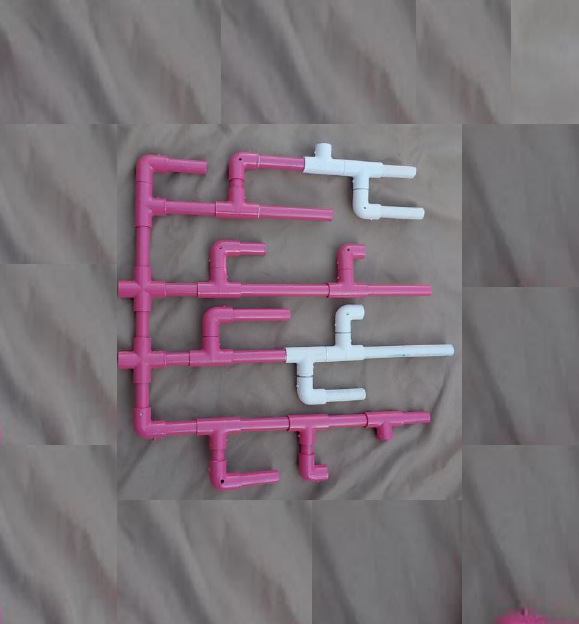
#> input picture Task 2.2/fin/new.png, 579 x 624 px, given in place of the camera
$ python task_2-2.py   (older library calls are emulated)
#> lines starting #> are read from the running program, lines starting #| are printed output that depends on the picture; after the words box and inside, x2 and y2 are one past the last pixel; in counts of white or black regions, pixels touching at a corner belong together
### Task 2.2/fin/object_detection_module.py
# USAGE
# python align_document.py --template form_w4.png --image scans/scan_01.jpg
# note : not disabling image shows unless we finish project
# import the necessary packages
import numpy as np
import imutils
import cv2

lower_purple = np.array([130, 50, 90])
upper_purple = np.array([170, 255, 255])
lower_white = np.array([0, 3, 220])
upper_white = np.array([255, 255, 255])
kernel = np.ones((5, 5), np.uint8)
kernel2 = np.ones((15, 15), np.uint8)

def detect(new_image, old_image,fgmask):
    # create masks

    mask1 = cv2.inRange(old_image, lower_purple,upper_purple)
    mask2 = cv2.inRange(new_image, lower_purple,upper_purple)
    mask3 = cv2.inRange(old_image, lower_white, upper_white)
    mask4 = cv2.inRange(new_image, lower_white, upper_white)
    # extract purple parts and white parts from 2 images
    old_image_purple = cv2.bitwise_and(old_image, old_image, mask=mask1)
    old_image_white = cv2.bitwise_and(old_image, old_image, mask=mask3)
    new_image_purple = cv2.bitwise_and(new_image, new_image, mask=mask2)
    new_image_white = cv2.bitwise_and(new_image, new_image, mask=mask4)
    old_image_purple[mask1 > 0] = (255, 255, 255)
    new_image_purple[mask2 > 0] = (255, 255, 255)
    old_image_white[mask3 > 0] = (255, 255, 255)
    new_image_white[mask4 > 0] = (255, 255, 255)
    old_image_purple_g = cv2.cvtColor(old_image_purple, cv2.COLOR_BGR2GRAY)
    new_image_purple_g = cv2.cvtColor(new_image_purple, cv2.COLOR_BGR2GRAY)
    old_image_white_g = cv2.cvtColor(old_image_white, cv2.COLOR_BGR2GRAY)
    new_image_white_g = cv2.cvtColor(new_image_white, cv2.COLOR_BGR2GRAY)
    (thresh, old_image_purple_g) = cv2.threshold(old_image_purple_g, 127, 255, cv2.THRESH_BINARY)
    (thresh, new_image_purple_g) = cv2.threshold(new_image_purple_g, 127, 255, cv2.THRESH_BINARY)
    (thresh, old_image_white_g) = cv2.threshold(old_image_white_g, 127, 255, cv2.THRESH_BINARY)
    (thresh, new_image_white_g) = cv2.threshold(new_image_white_g, 127, 255, cv2.THRESH_BINARY)
    # apply opening morphology on results  to reduce noise
    old_image_white = cv2.morphologyEx(old_image_white, cv2.MORPH_OPEN,kernel)
    new_image_white = cv2.morphologyEx(new_image_white, cv2.MORPH_OPEN,kernel)
    # find the common purple part between the 2 images using bitwise xor
    common_purple = cv2.bitwise_xor(fgmask, new_image_purple_g)
    cv2.imshow("common purple",common_purple)
    # growth = new image && common part
    growth = cv2.bitwise_and(new_image_purple_g, common_purple)
    # death  = old image && common
    death = cv2.bitwise_and(old_image_purple_g, common_purple)
    # bloching = white new image && purple old image
    blotching = cv2.bitwise_and(new_image_white, old_image_purple)
    # recovery = purple new image && white old image
    recovery = cv2.bitwise_and(new_image_purple, old_image_white)
    # apply opening morphology on results  to reduce noise
    growth = cv2.morphologyEx(growth, cv2.MORPH_OPEN, kernel)
    death = cv2.morphologyEx(death, cv2.MORPH_OPEN, kernel2)
    blotching = cv2.morphologyEx(blotching, cv2.MORPH_OPEN, kernel)
    recovery = cv2.morphologyEx(recovery, cv2.MORPH_OPEN, kernel)
    # transform the growth and death images to the grey scale domain to get contours
    blotching_grey_scale = cv2.cvtColor(blotching, cv2.COLOR_BGR2GRAY)
    recovery_grey_scale = cv2.cvtColor(recovery, cv2.COLOR_BGR2GRAY)
    growth_thresh = cv2.threshold(growth, 127, 255, 0)[1]
    death_thresh = cv2.threshold(death, 127, 255, 0)[1]
    blotching_thresh = cv2.threshold(blotching_grey_scale, 127, 255, 0)[1]
    recovery_thresh = cv2.threshold(recovery_grey_scale, 127, 255, 0)[1]
    # find the contours
    growth_cnts = cv2.findContours(growth_thresh, cv2.RETR_TREE, cv2.CHAIN_APPROX_NONE)[1]
    death_cnts = cv2.findContours(death_thresh, cv2.RETR_TREE, cv2.CHAIN_APPROX_NONE)[1]
    blotching_cnts = cv2.findContours(blotching_thresh, cv2.RETR_TREE, cv2.CHAIN_APPROX_NONE)[1]
    recovery_cnts = cv2.findContours(recovery_thresh, cv2.RETR_TREE, cv2.CHAIN_APPROX_NONE)[1]
    # draw the contours on the preview image
    return { 'growth_cnts' : growth_cnts,'death_cnts' : death_cnts,'blotching_cnts' : blotching_cnts,'recovery_cnts' : recovery_cnts }

### Task 2.2/fin/task_2-2.py
#Object Tracking
import cv2
import numpy as np
import object_detection_module
# Initalize camera
cap = cv2.VideoCapture(0)
flag = False

# Create empty points array
points = []

# Get default camera window size
ret, frame = cap.read()
#> frame is the input picture: shape (624, 579, 3); mean B, G, R 120.4, 114.5, 123.9
Height, Width = frame.shape[:2]
#> Height = 624; Width = 579
old_image = cv2.imread("old.png")
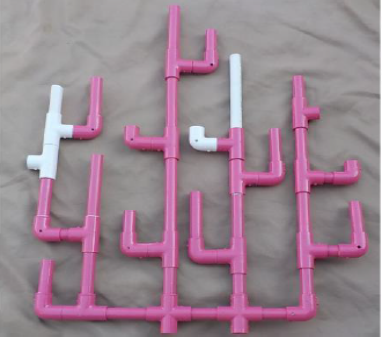
#> input picture Task 2.2/fin/old.png, 382 x 337 px
#> old_image is the input picture: shape (337, 382, 3); mean B, G, R 143.7, 131.2, 152.9
old_image = cv2.resize(old_image,(Width,Height))
#> old_image: shape (624, 579, 3)
frame_count = 0
kernel3 = cv2.getStructuringElement(cv2.MORPH_ELLIPSE, (3, 3))

print("learning background ... please dont put any thing in the ROV way !!!")
backSub = cv2.createBackgroundSubtractorMOG2()
print("Background subtractor created successfully... just a few more seconds")
while True:

    # Capture webcame frame
    ret, frame = cap.read()
    hsv_img = cv2.cvtColor(frame, cv2.COLOR_BGR2HSV)
#> hsv_img: shape (624, 579, 3); mean H, S, V 136.2, 19.3, 125
    #update the background model
    fgMask = backSub.apply(frame,15000)
#> fgMask: shape (624, 579); every value is 127
    fgMask = cv2.morphologyEx(fgMask, cv2.MORPH_OPEN, kernel3)
    # Threshold the HSV image to get only blue colors
    mask = cv2.inRange(hsv_img, object_detection_module.lower_purple, object_detection_module.upper_purple)
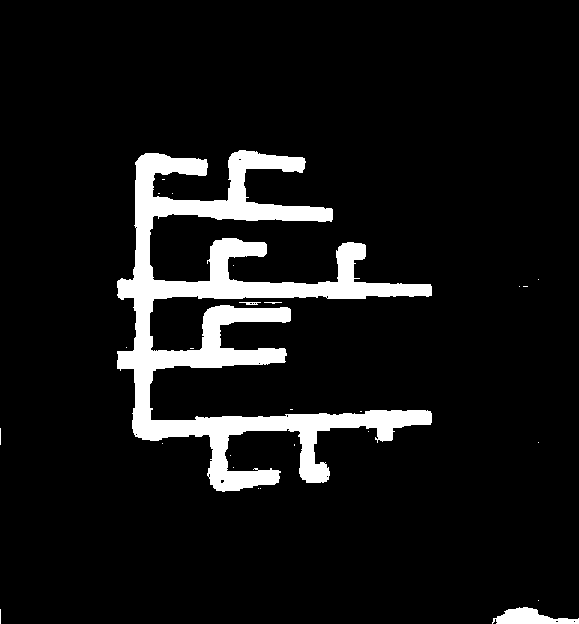
#> mask: shape (624, 579); 8.4% white; 26 white regions (22 under 20 px)

    # Find contours, OpenCV 3.X users use this line instead
    _, contours, _ = cv2.findContours(mask.copy(), cv2.RETR_EXTERNAL, cv2.CHAIN_APPROX_SIMPLE)
#> contours = 26 contours, 23 with area under 20; largest, box (x1, y1, x2, y2) and area: (117, 150, 432, 492) 27676, (492, 607, 579, 624) 763, (239, 302, 261, 305) 22

    # Create empty centre array to store centroid center of mass
    center =   int(Height/2), int(Width/2)
#> center = (312, 289)

    if len(contours) > 0:

        # Get the largest contour and its center
        c = max(contours, key=cv2.contourArea)
#> c = contour of 963 points, box (x1, y1, x2, y2) (117, 150, 432, 492), area 27676
        (x, y), radius = cv2.minEnclosingCircle(c)
#> x = 274.9; y = 300.9; radius = 198
        M = cv2.moments(c)
#> M = moments, m00 27676, centre m10/m00, m01/m00 = (237.5, 316.1)
        try:
            center = (int(M["m10"] / M["m00"]), int(M["m01"] / M["m00"]))
#> center = (237, 316)

        except:
            center =   int(Height/2), int(Width/2)

        # Allow only countors that have a larger than 15 pixel radius
        if radius > 25:

            # Draw cirlce and leave the last center creating a trail
            #use our function here
            contours = object_detection_module.detect(cv2.flip(frame, 1),old_image,fgMask)
#> in detect, `mask1 = cv2.inRange(old_image, lower_purple,upper_purple)`:
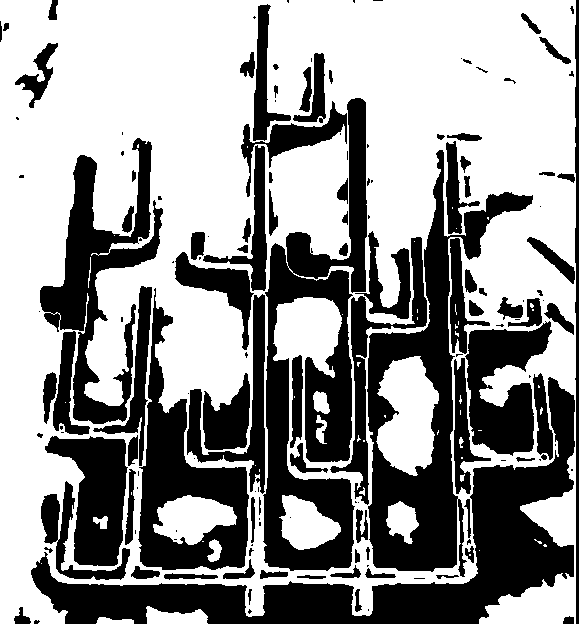
#> mask1: shape (624, 579); 59.2% white; 152 black regions (61 under 20 px), largest, box (x1, y1, x2, y2) and area: (31, 377, 575, 624) 27472, (263, 98, 367, 571) 20633, (367, 150, 533, 577) 18433
#> in detect, `mask2 = cv2.inRange(new_image, lower_purple,upper_purple)`: mask2: shape (624, 579); 21.8% white; 232 white regions (170 under 20 px), largest, box (x1, y1, x2, y2) and area: (117, 71, 280, 470) 19047, (0, 0, 159, 124) 11030, (462, 351, 579, 567) 5021
#> in detect, `mask3 = cv2.inRange(old_image, lower_white, upper_white)`: mask3: shape (624, 579); 1.2% white; 125 white regions (87 under 20 px), largest, box (x1, y1, x2, y2) and area: (577, 0, 579, 624) 1248, (289, 234, 328, 265) 314, (67, 204, 79, 264) 304
#> in detect, `mask4 = cv2.inRange(new_image, lower_white, upper_white)`: mask4: shape (624, 579); 0.02% white in thin lines or dots, all inside (x1, y1, x2, y2) = (155, 154, 416, 430)
#> in detect, `old_image_white = cv2.morphologyEx(old_image_white, cv2.MORPH_OPEN,ker..`: old_image_white: shape (624, 579, 3); 0.17% white; 8 white regions, largest, box (x1, y1, x2, y2) and area: (50, 270, 72, 297) 232, (67, 240, 75, 259) 120, (352, 229, 363, 235) 64
#> in detect, `new_image_white = cv2.morphologyEx(new_image_white, cv2.MORPH_OPEN,ker..`: new_image_white: shape (624, 579, 3); every value is 0
#> in detect, `recovery = cv2.bitwise_and(new_image_purple, old_image_white)`: recovery: shape (624, 579, 3); 0% white in thin lines or dots, all inside (x1, y1, x2, y2) = (303, 242, 306, 248)
#> in detect, `growth = cv2.morphologyEx(growth, cv2.MORPH_OPEN, kernel)`: growth: shape (624, 579); values 0 (black) and 128 (white), 19.7% white; 89 white regions (1 under 20 px), largest, box (x1, y1, x2, y2) and area: (0, 0, 159, 124) 10714, (117, 75, 261, 225) 8549, (117, 219, 249, 357) 7784
#> in detect, `death = cv2.morphologyEx(death, cv2.MORPH_OPEN, kernel2)`:
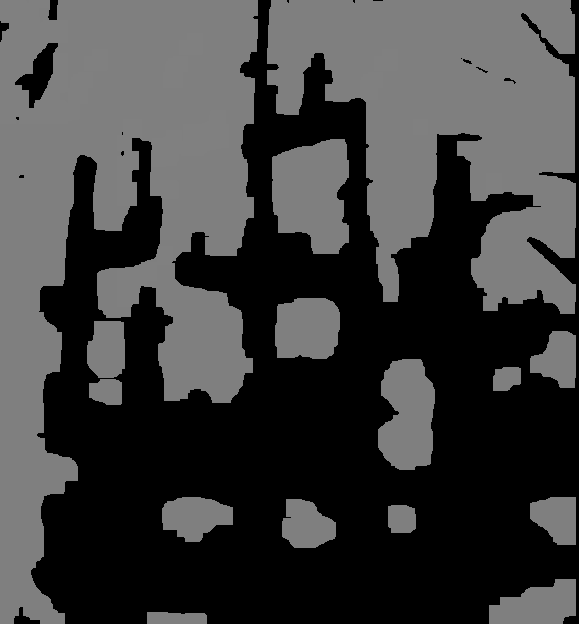
#> death: shape (624, 579); min 0, max 128, mean 62.2
#> in detect, `blotching_grey_scale = cv2.cvtColor(blotching, cv2.COLOR_BGR2GRAY)`: blotching_grey_scale: shape (624, 579); every value is 0
#> in detect, `death_thresh = cv2.threshold(death, 127, 255, 0)[1]`:
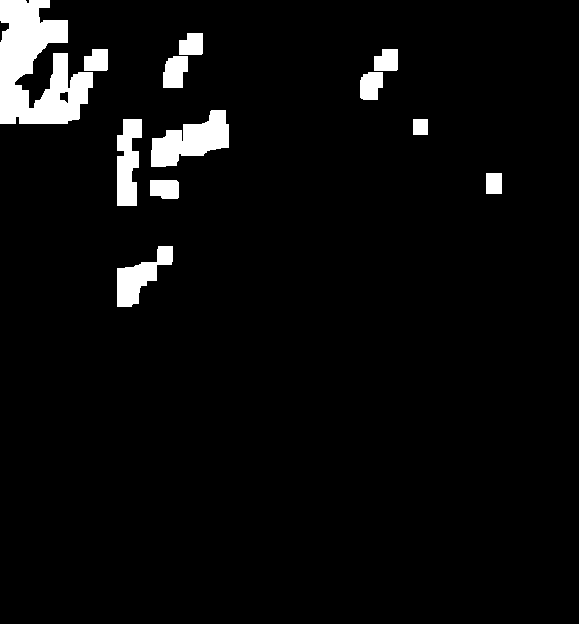
#> death_thresh: shape (624, 579); 4.6% white; 12 white regions
#> in detect, `growth_cnts = cv2.findContours(growth_thresh, cv2.RETR_TREE, cv2.CHAIN..`: growth_cnts = 102 contours, 16 with area under 20; largest, box (x1, y1, x2, y2) and area: (0, 0, 159, 124) 10498, (117, 219, 249, 357) 9184, (117, 75, 261, 225) 8194, (358, 0, 449, 120) 2229, (267, 500, 353, 620) 2214
#> in detect, `death_cnts = cv2.findContours(death_thresh, cv2.RETR_TREE, cv2.CHAIN_A..`: death_cnts = 13 contours; largest, box (x1, y1, x2, y2) and area: (0, 0, 93, 124) 7045, (151, 110, 229, 167) 2399, (117, 119, 142, 206) 1480, (117, 246, 173, 307) 1438, (163, 56, 188, 88) 606
#> in detect, `blotching_cnts = cv2.findContours(blotching_thresh, cv2.RETR_TREE, cv2..`: blotching_cnts = []
#> contours = 4 items
            # Log center points
            points.append(center)
            frame_count = 0
            flag = True
        else:
            # Count frames
            frame_count += 1
            flag = False

        # If we count 10 frames without object lets delete our trail
        if frame_count == 10:
            points = []
            flag = False
            # when frame_count reaches 20 let's clear our trail
            frame_count = 0

    # Display our object tracker
    frame = cv2.flip(frame, 1)
    area = 750
    if flag:
        for c in contours.get('growth_cnts'):
            if cv2.contourArea(c) > area:
                peri = cv2.arcLength(c, True)
                approx = cv2.approxPolyDP(c, 0.02 * peri, True)
                x, y, w, h = cv2.boundingRect(approx)
                # green
                cv2.rectangle(frame, (x, y), (x + w, y + h), (0, 255, 0), 2)
                cv2.putText(frame, "growth " , (x + w + 20, y + 20), cv2.FONT_HERSHEY_COMPLEX, 0.7,(0, 255, 0), 2)
#> this loop made 102 passes
#> (peri, x, y, w, h) on passes 7, 12, 20, 33, 34, 37, 48, 53, 55, 60, 68, 73: (245.7, 495, 536, 53, 88), (393.1, 267, 500, 86, 120), (393.1, 462, 445, 86, 120), (268.7, 117, 359, 46, 102), (249.7, 495, 355, 53, 90), (240.9, 293, 337, 96, 26), (393.1, 462, 264, 86, 120), (254.5, 321, 242, 60, 51), (735.2, 117, 219, 132, 138), (213.6, 155, 252, 71, 35), (422.1, 365, 157, 72, 69), (393.1, 462, 124, 86, 120)
#> c on passes 56, 58: [[157, 317], [158, 316], [159, 317], [158, 318]], [[140, 287], [141, 286], [142, 287], [141, 288]]
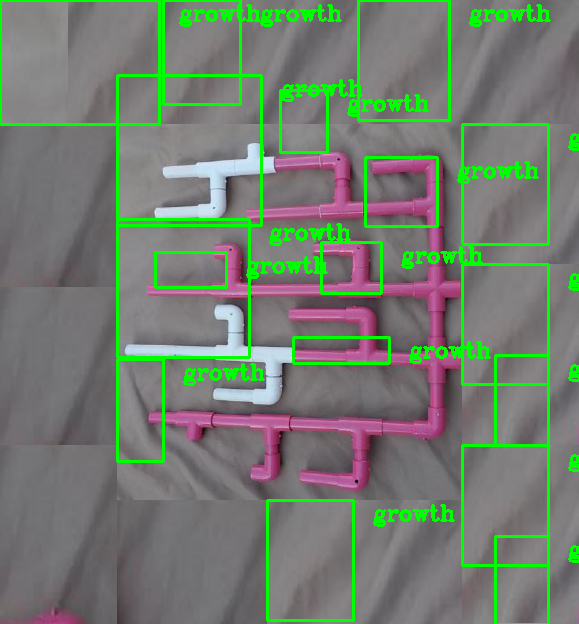
#> frame: shape (624, 579, 3); mean B, G, R 111.5, 124.6, 114.7
        for c in contours.get('death_cnts'):
            if cv2.contourArea(c) > area:
                peri = cv2.arcLength(c, True)
                approx = cv2.approxPolyDP(c, 0.02 * peri, True)
                x, y, w, h = cv2.boundingRect(approx)
                # cyan
                cv2.rectangle(frame, (x, y), (x + w, y + h), (0, 255, 255), 2)
                cv2.putText(frame, "death ", (x + w + 20, y + 20), cv2.FONT_HERSHEY_COMPLEX, 0.7,(0, 255, 255), 2)
#> this loop made 13 passes
#> (peri, x, y, w, h) on passes 1, 5, 6, 12: (221.2, 117, 246, 56, 61), (253.3, 117, 119, 25, 87), (277.9, 151, 110, 78, 57), (706.5, 0, 0, 93, 124)
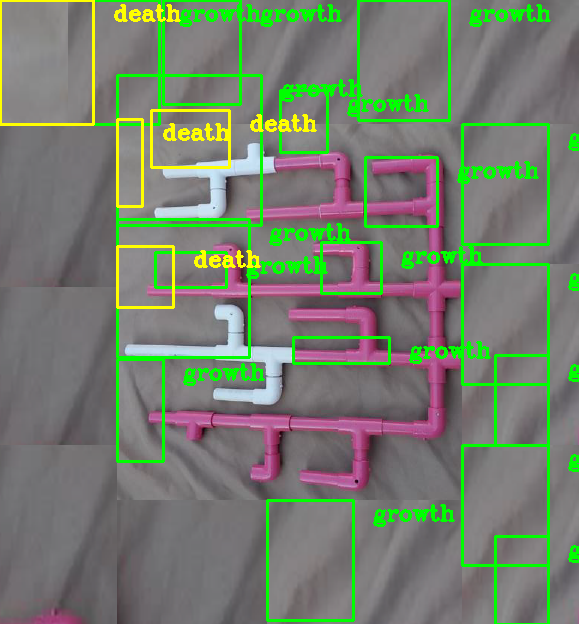
#> frame: shape (624, 579, 3); 1.56% of pixels changed, all inside (x1, y1, x2, y2) = (0, 0, 317, 309)
        for c in contours.get('blotching_cnts'):
            if cv2.contourArea(c) > area:
                peri = cv2.arcLength(c, True)
                approx = cv2.approxPolyDP(c, 0.02 * peri, True)
                x, y, w, h = cv2.boundingRect(approx)
                # blue
                cv2.rectangle(frame, (x, y), (x + w, y + h), (0, 0, 255), 2)
                cv2.putText(frame, "blotching ", (x + w + 20, y + 20), cv2.FONT_HERSHEY_COMPLEX, 0.7,(0, 0, 255), 2)
#> this loop made 0 passes
        for c in contours.get('recovery_cnts'):
            if cv2.contourArea(c) > area:
                peri = cv2.arcLength(c, True)
                approx = cv2.approxPolyDP(c, 0.02 * peri, True)
                x, y, w, h = cv2.boundingRect(approx)
                cv2.rectangle(frame, (x, y), (x + w, y + h), (255, 0, 0), 2)
                # red
                cv2.putText(frame, "recovery " , (x + w + 20, y + 20), cv2.FONT_HERSHEY_COMPLEX, 0.7,(255,0 , 0), 2)
    cv2.imshow("Object Tracker", frame)
    cv2.imshow('FG Mask', fgMask)
    if cv2.waitKey(1) == 13: #13 is the Enter Key
#> (key Esc is pressed here)
        break

# Release camera and close any open windows
cap.release()
cv2.destroyAllWindows()
